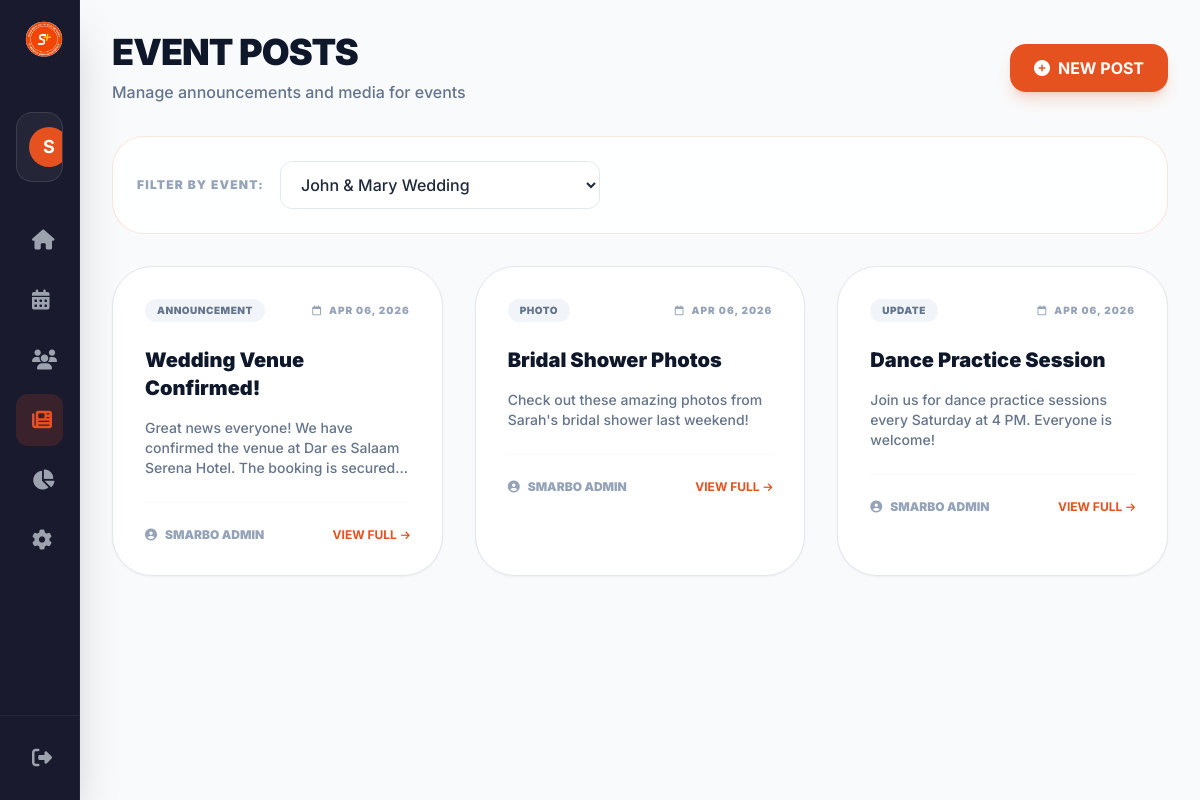
The app's page /admin/event-posts.php?event_id=1 (signed in) with its own data.
### tables this page shows
CREATE TABLE event_posts (
    id INT AUTO_INCREMENT PRIMARY KEY,
    event_id INT NOT NULL,
    title VARCHAR(200) NOT NULL,
    content TEXT,
    post_type ENUM('update', 'photo', 'video', 'announcement') DEFAULT 'update',
    media_url VARCHAR(255),
    media_type ENUM('image', 'video') DEFAULT 'image',
    posted_by INT NOT NULL,
    created_at TIMESTAMP DEFAULT CURRENT_TIMESTAMP,
    updated_at TIMESTAMP DEFAULT CURRENT_TIMESTAMP ON UPDATE CURRENT_TIMESTAMP,
    FOREIGN KEY (event_id) REFERENCES events(id) ON DELETE CASCADE,
    FOREIGN KEY (posted_by) REFERENCES users(id) ON DELETE CASCADE
);

CREATE TABLE users (
    id INT AUTO_INCREMENT PRIMARY KEY,
    username VARCHAR(50) UNIQUE NOT NULL,
    email VARCHAR(100) UNIQUE NOT NULL,
    password VARCHAR(255) NOT NULL,
    role ENUM('admin', 'event_owner') NOT NULL DEFAULT 'event_owner',
    full_name VARCHAR(100),
    phone VARCHAR(20),
    avatar VARCHAR(255),
    created_at TIMESTAMP DEFAULT CURRENT_TIMESTAMP,
    is_active BOOLEAN DEFAULT TRUE
);

### includes/config.php (called while the page is built, shortened)
<?php
function getConnection() {
    try {
        $conn = new mysqli(DB_HOST, DB_USER, DB_PASS, DB_NAME);
        $conn->set_charset("utf8mb4");
        return $conn;
    } catch (Exception $e) {
        die("Database connection error: " . $e->getMessage());
    }
}
?>

### includes/functions.php (called while the page is built, shortened)
<?php
require_once 'config.php';
class Functions {
    private $conn;
    public function __construct() {
        $this->conn = getConnection();
    }
    public function getEventPosts($eventId, $page = 1, $perPage = 10) {
        $offset = ($page - 1) * $perPage;
        $stmt = $this->conn->prepare("
            SELECT ep.*, u.full_name as posted_by_name, u.avatar as posted_by_avatar,
                   (SELECT COUNT(*) FROM event_post_likes WHERE post_id = ep.id) as likes_count,
                   (SELECT COUNT(*) FROM event_post_comments WHERE post_id = ep.id) as comments_count
            FROM event_posts ep
            JOIN users u ON ep.posted_by = u.id
            WHERE ep.event_id = ?
            ORDER BY ep.created_at DESC
            LIMIT ? OFFSET ?
        ");
        $stmt->bind_param("iii", $eventId, $perPage, $offset);
        $stmt->execute();
        $result = $stmt->get_result();
        $posts = [];
        while($post = $result->fetch_assoc()) {
            $post['media'] = $this->getPostMedia($post['id']);
            $posts[] = $post;
        }
        $countStmt = $this->conn->prepare("SELECT COUNT(*) as total FROM event_posts WHERE event_id = ?");
        $countStmt->bind_param("i", $eventId);
        $countStmt->execute();
        $total = $countStmt->get_result()->fetch_assoc()['total'];
        return [
            'posts' => $posts,
            'total' => $total,
            'page' => $page,
            'per_page' => $perPage,
            'total_pages' => ceil($total / $perPage)
        ];
    }
    public function getPostMedia($postId) {
        $stmt = $this->conn->prepare("
            SELECT * FROM event_post_media
            WHERE post_id = ?
            ORDER BY display_order, created_at
        ");
        $stmt->bind_param("i", $postId);
        $stmt->execute();
        $result = $stmt->get_result();
        $media = [];
        while($item = $result->fetch_assoc()) {
            $media[] = $item;
        }
        return $media;
    }
}
?>

### admin/event-posts.php (the view, shortened to what this page needs)
<?php
require_once 'includes/header.php';
require_once 'includes/sidebar.php';
$eventsQuery = $conn->query("SELECT id, event_name FROM events ORDER BY event_date DESC");
$events = $eventsQuery->fetch_all(MYSQLI_ASSOC);
$selectedEventId = isset($_GET['event_id']) ? intval($_GET['event_id']) : 0;
$page = isset($_GET['page']) ? intval($_GET['page']) : 1;
$posts = [];
if ($selectedEventId > 0) {
    $postsData = $functions->getEventPosts($selectedEventId, $page);
    $posts = $postsData['posts'] ?? [];
}
?>
<main class="flex-1 lg:ml-20 p-4 md:p-8 transition-all duration-300 min-w-0 pb-24 lg:pb-8">
    <header class="flex flex-col lg:flex-row lg:items-center justify-between mb-8 gap-4">
        <div>
            <h1 class="text-4xl font-black text-slate-900 mb-2 uppercase tracking-tight">Event Posts</h1>
            <p class="text-slate-500 font-medium">Manage announcements and media for events</p>
        </div>
        <div class="flex gap-3">
            <button onclick="openCreateModal()" class="bg-primary hover:bg-primary-dark text-white px-6 py-3 rounded-2xl font-bold transition-all flex items-center gap-2 shadow-lg shadow-primary/20">
                <i class="fas fa-plus-circle"></i>
                <span>NEW POST</span>
            </button>
        </div>
    </header>
    <div class="glass p-6 rounded-[32px] mb-8">
        <form method="GET" class="flex flex-col md:flex-row items-center gap-4">
            <label class="text-xs font-black text-slate-400 uppercase tracking-widest whitespace-nowrap">Filter by Event:</label>
            <select name="event_id" onchange="this.form.submit()" class="w-full md:w-80 bg-white/50 border border-slate-200 rounded-xl px-4 py-3 focus:outline-none focus:border-primary transition-all font-medium">
                <?php foreach ($events as $e): ?>
                <option value="<?php echo $e['id']; ?>" <?php echo $selectedEventId == $e['id'] ? 'selected' : ''; ?>><?php echo htmlspecialchars($e['event_name']); ?></option>
                <?php endforeach; ?>
            </select>
        </form>
    </div>
    <?php if ($selectedEventId > 0): ?>
        <div class="grid grid-cols-1 md:grid-cols-2 lg:grid-cols-3 gap-8 mb-12">
            <?php foreach ($posts as $p): ?>
            <div class="bg-white rounded-[40px] border border-slate-200 shadow-sm overflow-hidden group hover:border-primary/20 transition-all duration-300">
                <div class="p-8">
                    <div class="flex items-center justify-between mb-6">
                        <span class="px-3 py-1 rounded-full bg-slate-100 text-slate-500 text-[10px] font-black uppercase tracking-wider">
                            <?php echo htmlspecialchars($p['post_type']); ?>
                        </span>
                        <span class="text-[10px] font-black text-slate-400 uppercase tracking-widest">
                            <i class="far fa-calendar mr-1"></i> <?php echo date('M d, Y', strtotime($p['created_at'])); ?>
                        </span>
                    </div>
                    <h3 class="text-xl font-black text-slate-900 mb-4 group-hover:text-primary transition-colors"><?php echo htmlspecialchars($p['title']); ?></h3>
                    <p class="text-slate-500 text-sm font-medium line-clamp-3 mb-6"><?php echo strip_tags($p['content']); ?></p>
                    <div class="flex items-center justify-between pt-6 border-t border-slate-50">
                        <div class="flex items-center gap-2 text-xs font-black text-slate-400 uppercase">
                            <i class="fas fa-user-circle"></i>
                            <span><?php echo htmlspecialchars($p['posted_by_name']); ?></span>
                        </div>
                        <a href="view-post.php?id=<?php echo $p['id']; ?>" class="text-primary font-bold text-xs hover:underline flex items-center gap-1">
                            VIEW FULL <i class="fas fa-arrow-right text-[10px]"></i>
                        </a>
                    </div>
                </div>
            </div>
            <?php endforeach; ?>
        </div>
    <?php endif; ?>
</main>
<?php require_once 'includes/footer.php'; ?>

### admin/includes/header.php (style rules this page uses)
body { background-color: #f8f9fa; font-family: 'Inter', sans-serif; overflow-x: hidden; -webkit-font-smoothing: antialiased; }
.glass { background: rgba(255, 255, 255, 0.85); backdrop-filter: blur(14px); border: 1px solid rgba(230, 82, 31, 0.15); }

### records on screen
event_posts: post_type "ANNOUNCEMENT", created_at "APR 06, 2026", title "Wedding Venue Confirmed!", content "Great news everyone! We have confirmed the venue at Dar es Salaam Serena Hotel. The booking is…", posted_by.full_name "SMARBO ADMIN"
event_posts: post_type "PHOTO", created_at "APR 06, 2026", title "Bridal Shower Photos", content "Check out these amazing photos from Sarah's bridal shower last weekend!", posted_by.full_name "SMARBO ADMIN"
event_posts: post_type "UPDATE", created_at "APR 06, 2026", title "Dance Practice Session", content "Join us for dance practice sessions every Saturday at 4 PM. Everyone is welcome!", posted_by.full_name "SMARBO ADMIN"

### other values on screen
substr($user['full_name'] ?? 'A', 0, 1) "S"
form field event_id "John & Mary Wedding"
